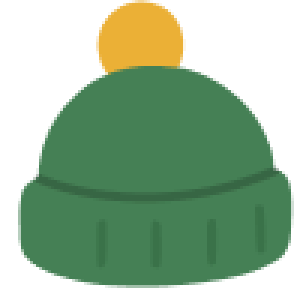
#> input picture projects/pogo-planet-hats-reel/compositions/img/hats/h00.png, 100 x 100 px (shown 3 times larger); its folder holds 4 pictures in this run
$ python fit_hats.py
#> lines starting #> are read from the running program, lines starting #| are printed output that depends on the picture; after the words box and inside, x2 and y2 are one past the last pixel; in counts of white or black regions, pixels touching at a corner belong together
# Seats each hat on the head individually (body.png coords).
# Hats: the centroid of the brim (lowest band of the hat) is pinned just above the head centre,
# and the hat is scaled by its brim width. Masks/animal heads: whole-shape centroid on the head centre.
import json, os, sys
import numpy as np
from PIL import Image
HEAD_CX, HEAD_CY, HEAD_D = 217, 75, 62
MASK = {9, 10, 11} | set(range(16, 29))           # h29 crab is worn like a hat in-game
TUNE = {6: dict(scale=0.9), 9: dict(dx=-8), 29: dict(drop=-9), 13: dict(dx=6), 12: dict(drop=4), 3: dict(drop=-3), 1: dict(dx=6), 2: dict(dx=5), 8: dict(dx=6)}
S = 3
os.makedirs("img/hatfit", exist_ok=True)

def alpha(img): return np.asarray(img.getchannel("A")) > 40

info = {}
for i in range(30):
    h = Image.open(f"img/hats/h{i:02d}.png").convert("RGBA")
#> h is the input picture: PIL image 100x100 RGBA; mean R, G, B, A 50.3, 78.6, 48.6, 148.9
    h = h.crop(h.getchannel("A").point(lambda a: 255 if a > 20 else 0).getbbox())
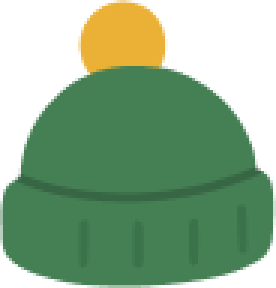
#> h: PIL image 92x96 RGBA (shown 3 times larger); mean R, G, B, A 56.9, 89, 55, 168.6; transparent parts drawn white
    a = alpha(h); ys, xs = np.nonzero(a); hgt = ys.max() - ys.min() + 1
#> in alpha, `def alpha(img): return np.asarray(img.getchannel("A")) > 40`:
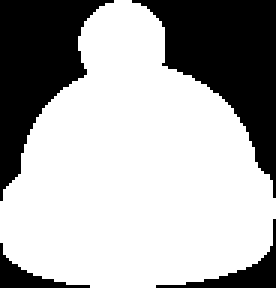
#> returned value: shape (96, 92) bool (shown 3 times larger); 67.3% white; 4 black regions, box (x1, y1, x2, y2) and area: (44, 0, 92, 66) 1392, (0, 0, 38, 67) 1175, (52, 73, 92, 96) 191, (0, 81, 30, 96) 130
#> after `ys, xs = np.nonzero(a)`: ys = 5944 values from 0 to 95; xs = 5944 values, max 91 at index 3596, min 0 at index 3597, mean 44.85
#> after `hgt = ys.max() - ys.min() + 1`: hgt = 96
    t = TUNE.get(i, {})
    if i in MASK:
        k = 96 / h.width * t.get("scale", 1); rot = -8
    else:
        band = a[int(ys.max() - 0.18 * hgt):]                # bottom 18 % = brim
        brim_w = np.ptp(np.nonzero(band.any(0))[0]) + 1
#> brim_w = 91
        k = min(1.3 * HEAD_D / brim_w, 96 / max(h.size)) * t.get("scale", 1); rot = -10
#> after `k = min(1.3 * HEAD_D / brim_w, 96 / max(h.size)) * t.get('scale', 1)`: k = 0.886
    hs = h.resize((round(h.width * k * S), round(h.height * k * S)), Image.LANCZOS).rotate(rot, expand=True, resample=Image.BICUBIC)
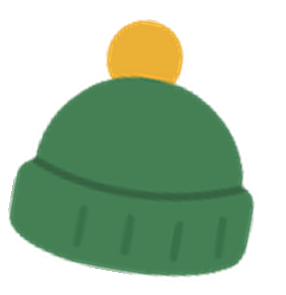
#> hs: PIL image 286x295 RGBA; mean R, G, B, A 43.4, 67.6, 41.2, 124.2; transparent parts drawn white
    A = alpha(hs); ys, xs = np.nonzero(A)
#> in alpha (call 2), `def alpha(img): return np.asarray(img.getchannel("A")) > 40`:
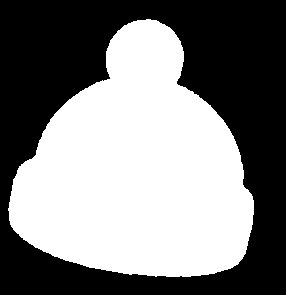
#> returned value: shape (295, 286) bool; 49.8% white; 1 white region, box (x1, y1, x2, y2) and area: (8, 19, 254, 277) 41998
    if i in MASK:
        cx, cy = xs.mean() / S, ys.mean() / S
        tx, ty = HEAD_CX + 2 + t.get("dx", 0), HEAD_CY - 4
    else:
        cut = ys.max() - 0.18 * (ys.max() - ys.min())
#> cut = 229.7
        sel = ys >= cut
        cx, cy = xs[sel].mean() / S, ys[sel].mean() / S
#> cx = 48.33; cy = 83.14
        tx, ty = HEAD_CX + 3 + t.get("dx", 0), HEAD_CY + 15 + t.get("drop", 0)   # hat sits low: only the lower third of the head shows
    hs.save(f"img/hatfit/h{i:02d}.png")
    info[f"img/hats/h{i:02d}.png"] = (round(tx - cx, 1), round(ty - cy, 1), round(hs.width / S, 1), round(hs.height / S, 1))
#> pass 2 of the loop `for i in range(30):`:
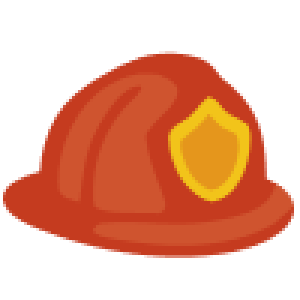
#> input picture projects/pogo-planet-hats-reel/compositions/img/hats/h01.png, 100 x 100 px (shown 3 times larger)
#> h is the input picture: PIL image 100x100 RGBA; mean R, G, B, A 96, 38.9, 16.7, 115.6
#> h: PIL image 97x69 RGBA
#> in alpha (call 3), `def alpha(img): return np.asarray(img.getchannel("A")) > 40`:
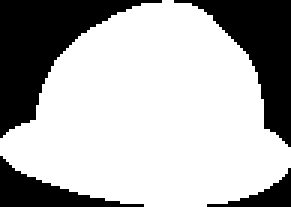
#> returned value: shape (69, 97) bool (shown 3 times larger); 68.9% white; 4 black regions, box (x1, y1, x2, y2) and area: (0, 0, 54, 46) 945, (58, 0, 97, 49) 716, (0, 52, 48, 69) 296, (69, 56, 97, 69) 124
#> ys = 4612 values from 0 to 68; xs = 4612 values, max 96 at index 3188, min 0 at index 2807, mean 50.2
#> hgt = 69
#> brim_w = 93
#> k = 0.867
#> hs: PIL image 280x221 RGBA
#> in alpha (call 4), `def alpha(img): return np.asarray(img.getchannel("A")) > 40`:
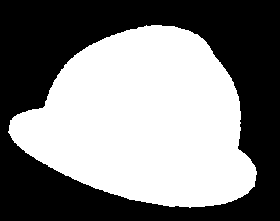
#> returned value: shape (221, 280) bool; 50.4% white; 1 black region, box (x1, y1, x2, y2) and area: (0, 0, 280, 221) 30664
#> cut = 174.2
#> cx = 57.71; cy = 62.57
#> pass 3 of the loop `for i in range(30):`:
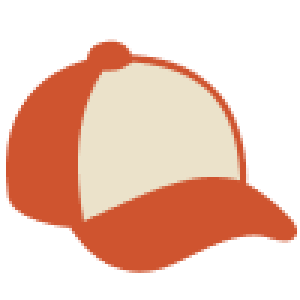
#> input picture projects/pogo-planet-hats-reel/compositions/img/hats/h02.png, 100 x 100 px (shown 3 times larger)
#> h is the input picture: PIL image 100x100 RGBA; mean R, G, B, A 106.9, 68.7, 53.1, 121.6
#> h: PIL image 97x78 RGBA
#> in alpha (call 5), `def alpha(img): return np.asarray(img.getchannel("A")) > 40`:
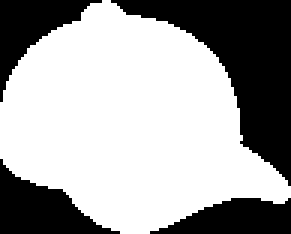
#> returned value: shape (78, 97) bool (shown 3 times larger); 64.1% white; 4 black regions, box (x1, y1, x2, y2) and area: (37, 0, 97, 62) 1414, (0, 53, 40, 78) 485, (0, 0, 34, 34) 422, (50, 66, 97, 78) 392
#> ys = 4853 values from 0 to 77; xs = 4853 values, max 96 at index 4213, min 0 at index 1802, mean 42.87
#> hgt = 78
#> brim_w = 81
#> k = 0.99
#> hs: PIL image 324x280 RGBA
#> in alpha (call 6), `def alpha(img): return np.asarray(img.getchannel("A")) > 40`:
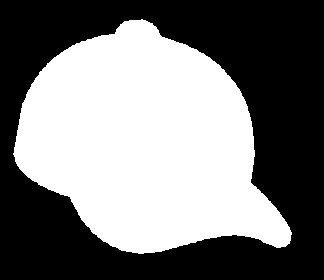
#> returned value: shape (280, 324) bool; 47.4% white; 1 white region, box (x1, y1, x2, y2) and area: (13, 19, 292, 254) 43021
#> cut = 210.9
#> cx = 60.86; cy = 75.85
#> (the run stopped early here; a loop or call above may not have finished)
